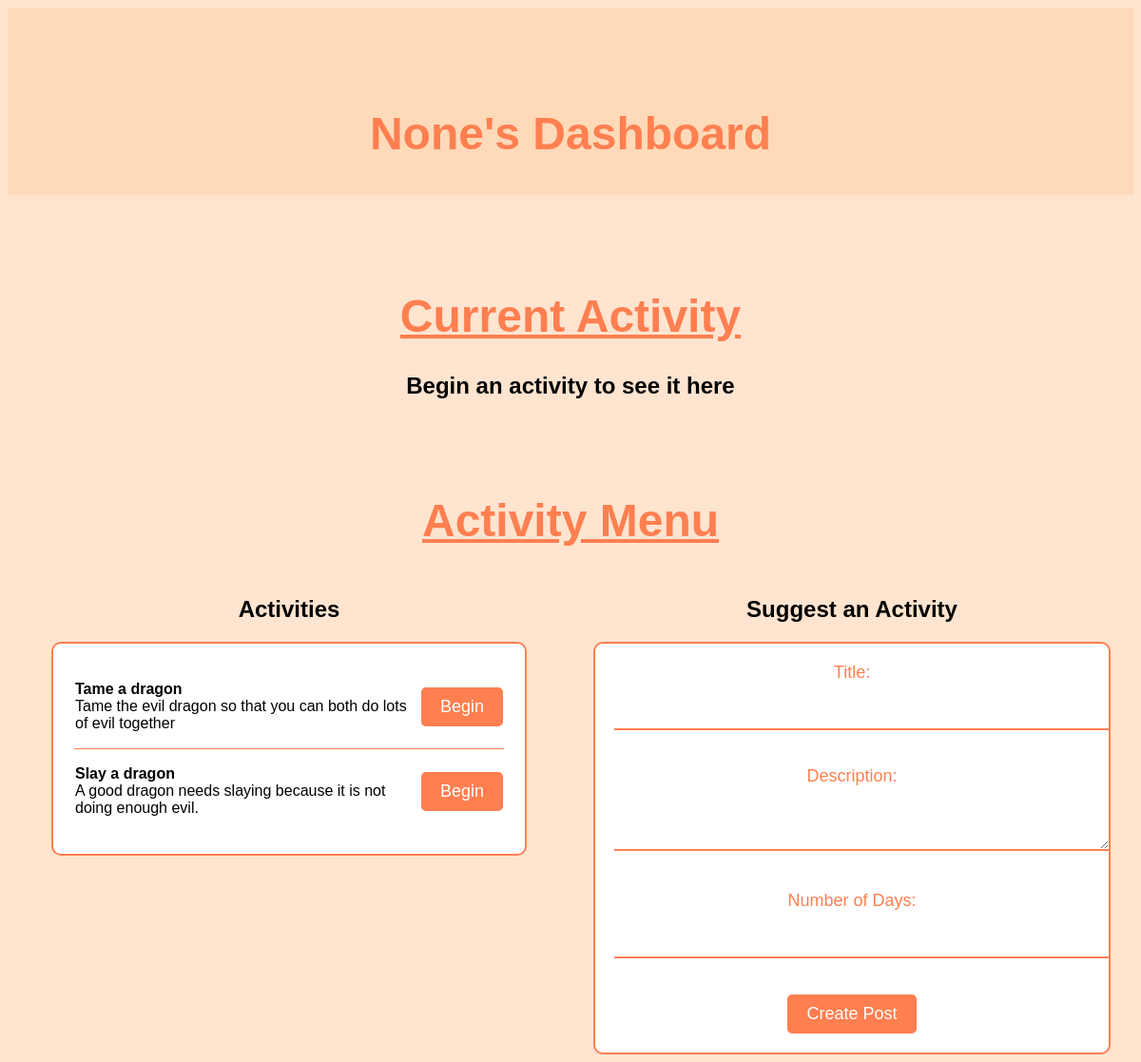
The page /downtimeTracker/dashboard/None on the database as committed earlier.
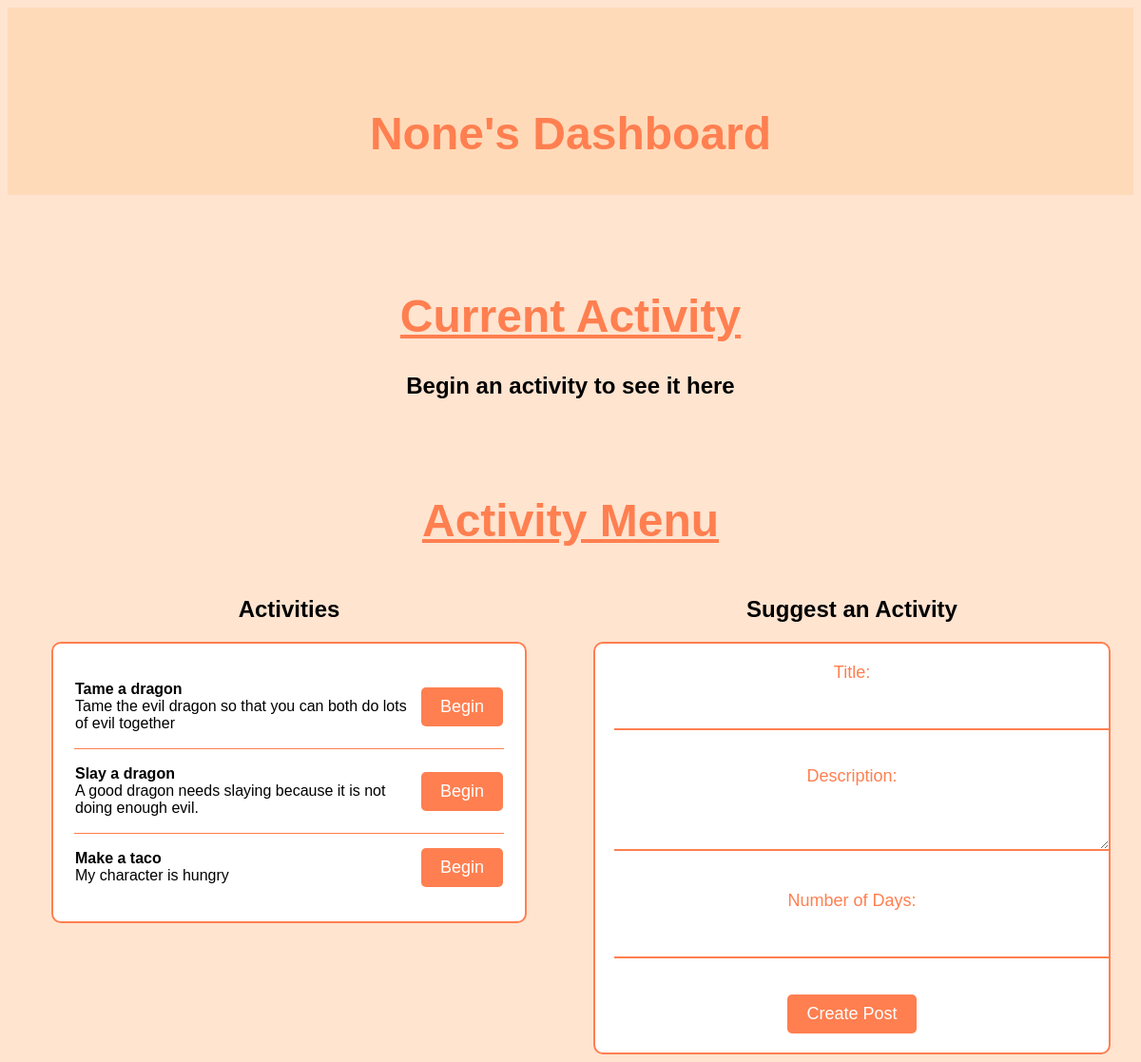
The same page on the database as committed later.
### DowntimeTracker/models.py (models this page shows, shortened)
class Activity(models.Model):
    title = models.CharField(max_length=30, help_text='Name of this type of Activity')
    description = models.CharField(max_length=150, help_text="The description of the Activity")
    player = models.CharField(max_length=30, help_text="Name of player currently working", default="")
    date_started = models.DateField(null=True, blank=True)
    days = models.IntegerField(default=7) #TODO: Figure out params
    days_completed = models.IntegerField(default=0) #TODO: Figure out params
    hidden = models.BooleanField(default=False, help_text="Can all players see this activity?")
    class Meta: ordering = ['-title']

### DowntimeTracker/views.py (the view)
# urls.py: path('dashboard/<name>', views.dashboard, name='dashboard'),
def dashboard(request, name):
    current_activitys = Activity.objects.filter(player=name)
    all_activities = Activity.objects.filter(hidden=False)
    status = [a.player == name for a in all_activities]
    if request.method == "POST":
        title = request.POST.get("title")
        description = request.POST.get("description")
        days = request.POST.get("days")
        new_activity = Activity(title=title, description=description, days=days, player="", days_completed=0, hidden=True, date_started=None)
        new_activity.save()
    if len(current_activitys) > 0:
        current_activity = current_activitys[0]
        days_completed = (datetime.date.today() - current_activity.date_started).days + current_activity.days_completed
        percentage = int(round(days_completed / current_activity.days, 2) * 100)
    else:
        current_activity = None
        percentage = 0
        days_completed = 0
    return render(request, "dashboard.html",
                   {"name": name,
                    "currentActivity": current_activity,
                    "daysCompleted": days_completed,
                    "percentage":  percentage,
                    "allActivities":zip(all_activities,status)})

### DowntimeTracker/templates/dashboard.html (shortened to what this page needs)
{% load static %}
<!DOCTYPE html>
<html lang="en">
	<head>
        <link rel="stylesheet" href="{% static 'style.css' %}">
    </head>
	<body>
        <div class="header">
            <h1><strong>{{ name }}'s Dashboard</strong></h1>
        </div>
        <div>
            <h1><u>Current Activity</u></h1>
            {% if currentActivity %}
                <h2>{{ currentActivity.title }}</h2>
                <h3>{{ daysCompleted }} / {{ currentActivity.days }} Day's Completed</h3>
                <div class="progress">
                    <div class="progress-bar" data-percentage="{{percentage}}" id="my-progress-bar">
                    </div>
                </div>
            {% else %}
                <h2>Begin an activity to see it here</h2>
            {% endif %}
        </div>
        <h1><u>Activity Menu</u></h1>
        <div class="main-row">
            <div class="column">
                <h2>Activities</h2>
                <table style="width: 100%;" class="activity-list">
                    {% for activity, status in allActivities %}
                    {% block activity %}
                    <form action="/downtimeTracker/begin_activity" method="post">
                        <td class="row">
                            <p style="display: inline-block; text-align: left;" class="column"><strong>{{ activity.title }}</strong><br>{{ activity.description }}</p>
                            <input type="submit" value="Begin" class="align-right; column; button" {{ status|yesno:'disabled,,'}}>
                        </td>
                    </form>
                    {% endblock %}
                    {% endfor %}
                </table>
            </div>
            <div class="column">
                <h2>Suggest an Activity</h2>
                {% block content %}
                    <form method="POST">
                        <label for="title">Title:</label>
                        <input type="text" id="title" name="title" required><br><br>
                        <label for="description">Description:</label>
                        <textarea id="description" name="description" required></textarea><br><br>
                        <label for="days">Number of Days:</label>
                        <input type="number" id="days" name="days" min="1" max="365" required><br><br>
                        <input class='button' type="submit" value="Create Post">
                    </form>
                {% endblock %}
            </div>
        </div>
	</body>
</html>

### DowntimeTracker/static/style.css (style rules this page uses)
.header { color: black; width: 100%; position: fixed; background: peachpuff; padding: 5px 0; top: 0; left: 0; position: sticky; }
.row { display: flex; align-items: center; }
.row:not(:last-child) { border-bottom: coral 1px solid; }
.main-row { display: flex; align-items: top; }
.column { flex: 50%; }
body { font-family: Arial, sans-serif; background-color: #f2f2f2; text-align: center; }
h1 { margin-top: 100px; font-size: 48px; color: #333; }
.button { background-color: coral; color: white; padding: 10px 20px; font-size: 18px; border: none; border-radius: 5px; cursor: pointer; }
body { background-color: #FFE4D0; }
h1 { color: coral; text-align: center; }
form { margin: 0 auto; max-width: 500px; padding: 20px; border: 2px solid coral; border-radius: 10px; background-color: white; }
.activity-list { margin: 0 auto; max-width: 500px; padding: 20px; border: 2px solid coral; border-radius: 10px; background-color: white; }
label { display: block; margin-bottom: 10px; color: coral; font-size: 18px; }
input[type="text"], textarea, input[type="number"] { width: 100%; padding: 10px; font-size: 16px; border: none; border-bottom: 2px solid coral; margin-bottom: 20px; }
input[type="submit"] { background-color: coral; color: white; padding: 10px 20px; font-size: 18px; border: none; border-radius: 5px; cursor: pointer; }

Rows that differ between the two databases and show on the page:
added Activity: title "Make a taco", description "My character is hungry"
